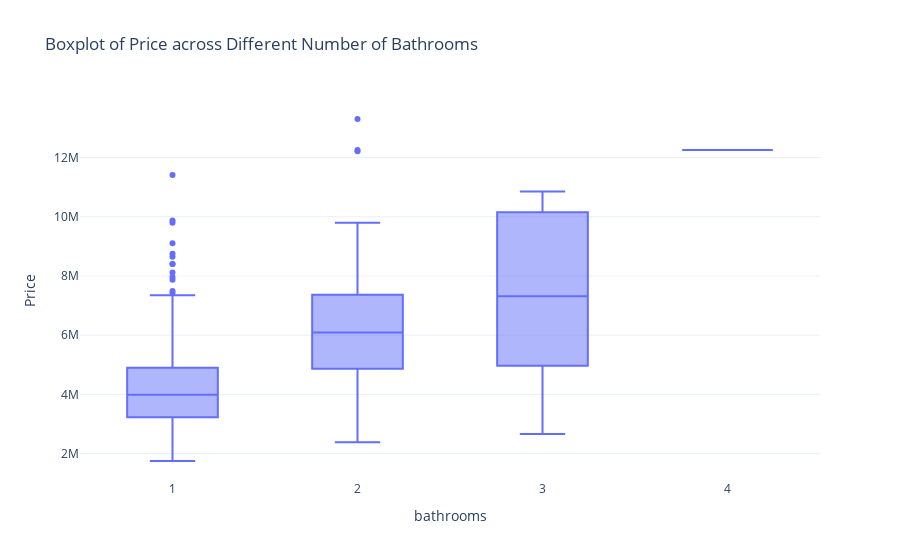

Notebook code for this chart:
### Markdown cell above
## Boxplot (Price across Number of Bathrooms)

### Code cell
boxplot_fig = px.box(house_df_bool, x='bathrooms', y='price',
                     title='Boxplot of Price across Different Number of Bathrooms',
                     labels={'bedrooms': 'Number of Bathrooms', 'price': 'Price'},
                     template='plotly_white')

boxplot_fig.show()
boxplot_fig.write_html("bathroom_price_box.html")

### Figure 1 — Plotly figure (JSON) as saved in the notebook; plotly's stock layout.template omitted (floating-point values rounded to 4 significant figures; data arrays with more than 128 entries replaced by an {"elided": "..."} marker saying what was removed)
{"data": [{"alignmentgroup": "True", "hovertemplate": "bathrooms=%{x}<br>Price=%{y}<extra></extra>", "legendgroup": "", "marker": {"color": "#636efa"}, "name": "", "notched": false, "offsetgroup": "", "orientation": "v", "showlegend": false, "type": "box", "x": {"elided": "545 int values"}, "x0": " ", "xaxis": "x", "y": {"elided": "545 int values"}, "y0": " ", "yaxis": "y"}], "layout": {"boxmode": "group", "legend": {"tracegroupgap": 0}, "title": {"text": "Boxplot of Price across Different Number of Bathrooms"}, "xaxis": {"anchor": "y", "domain": [0, 1], "title": {"text": "bathrooms"}}, "yaxis": {"anchor": "x", "domain": [0, 1], "title": {"text": "Price"}}}}
